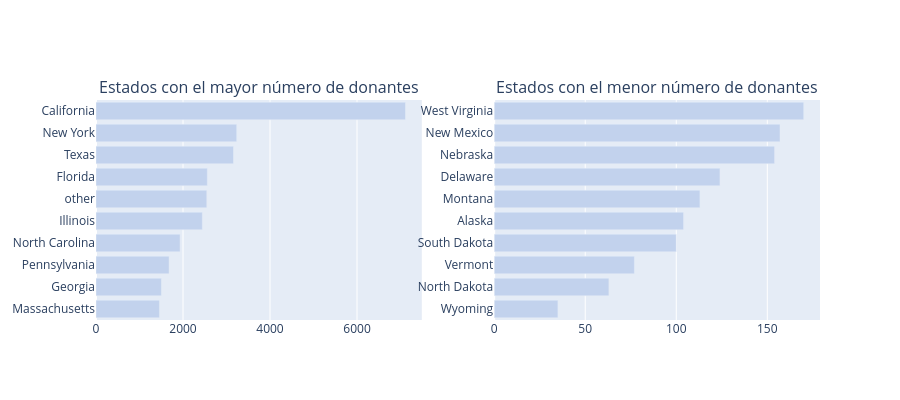

This figure's notebook cell:
### Markdown cell above
![imagen](imagenes/1.png)

### Code cell
def bar_hor(df, col, title, color, w=None, h=None, lm=0, limit=100, return_trace=False, rev=False):
    cnt_srs = df[col].value_counts()
    yy = cnt_srs.head(limit).index[::-1]
    xx = cnt_srs.head(limit).values[::-1]

    if rev:
        yy = cnt_srs.tail(limit).index[::-1]
        xx = cnt_srs.tail(limit).values[::-1]

    trace = go.Bar(y=yy, x=xx, orientation='h',
                   marker=dict(color=color))

    if return_trace:
        return trace

    layout = dict(title=title, margin=dict(l=lm), width=w, height=h)
    fig = go.Figure(data=[trace], layout=layout)
    iplot(fig)


def bar_hor_noagg(x, y, title, color, w=None, h=None, lm=0, limit=100, rt=False):
    trace = go.Bar(y=x, x=y, orientation='h',
                   marker=dict(color=color))

    if rt:
        return trace

    layout = dict(title=title, margin=dict(l=lm), width=w, height=h)
    fig = go.Figure(data=[trace], layout=layout)
    iplot(fig)


def bar_ver_noagg(x, y, title, color, w=None, h=None, lm=0, rt=False):
    trace = go.Bar(y=y, x=x,
                   marker=dict(color=color))

    if rt:
        return trace

    layout = dict(title=title, margin=dict(l=lm), width=w, height=h)
    fig = go.Figure(data=[trace], layout=layout)
    iplot(fig)


trace1 = bar_hor(
    donors_df,
    'Donor City',
    "Ciudades con el mayor número de donantes",
    '#c2d2ed',
    500, 400, 200,
    limit=10,
    return_trace=True
)

trace2 = bar_hor(
    donors_df,
    'Donor State',
    "Estados con el mayor número de donantes",
    '#c2d2ed',
    500, 400, 200,
    limit=10,
    return_trace=True
)

trace4 = bar_hor(
    donors_df,
    'Donor State',
    "Estados con el menor número de donantes",
    '#c2d2ed',
    600, 400, 200,
    limit=10,
    return_trace=True,
    rev=True
)

fig = tools.make_subplots(
    rows=1,
    cols=2,
    print_grid=False,
    subplot_titles=[
        'Estados con el mayor número de donantes',
        'Estados con el menor número de donantes'
    ]
)

fig.append_trace(trace2, 1, 1)
fig.append_trace(trace4, 1, 2)

fig['layout'].update(height=400, showlegend=False)
iplot(fig)

### Figure 1 — Plotly figure (JSON) as saved in the notebook; plotly's stock layout.template omitted (floating-point values rounded to 4 significant figures)
{"data": [{"marker": {"color": "#c2d2ed"}, "orientation": "h", "type": "bar", "x": [1458, 1504, 1680, 1933, 2445, 2547, 2560, 3161, 3235, 7115], "xaxis": "x", "y": ["Massachusetts", "Georgia", "Pennsylvania", "North Carolina", "Illinois", "other", "Florida", "Texas", "New York", "California"], "yaxis": "y"}, {"marker": {"color": "#c2d2ed"}, "orientation": "h", "type": "bar", "x": [35, 63, 77, 100, 104, 113, 124, 154, 157, 170], "xaxis": "x2", "y": ["Wyoming", "North Dakota", "Vermont", "South Dakota", "Alaska", "Montana", "Delaware", "Nebraska", "New Mexico", "West Virginia"], "yaxis": "y2"}], "layout": {"annotations": [{"font": {"size": 16}, "showarrow": false, "text": "Estados con el mayor número de donantes", "x": 0.225, "xanchor": "center", "xref": "paper", "y": 1, "yanchor": "bottom", "yref": "paper"}, {"font": {"size": 16}, "showarrow": false, "text": "Estados con el menor número de donantes", "x": 0.775, "xanchor": "center", "xref": "paper", "y": 1, "yanchor": "bottom", "yref": "paper"}], "height": 400, "showlegend": false, "xaxis": {"anchor": "y", "domain": [0, 0.45]}, "xaxis2": {"anchor": "y2", "domain": [0.55, 1]}, "yaxis": {"anchor": "x", "domain": [0, 1]}, "yaxis2": {"anchor": "x2", "domain": [0, 1]}}}
